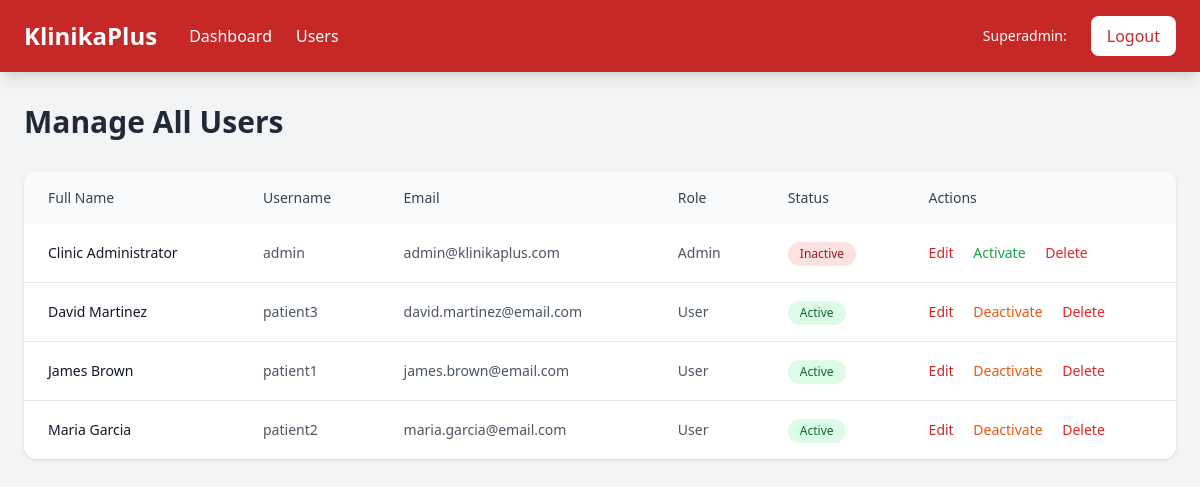
Page /superadmin/dashboard/allusers.php (signed in) on the committed database.
### tables this page shows
CREATE TABLE `users` (
  `id` int(11) NOT NULL,
  `username` varchar(50) NOT NULL,
  `password_hash` varchar(255) NOT NULL,
  `role_id` int(11) NOT NULL,
  `email` varchar(100) NOT NULL,
  `full_name` varchar(100) DEFAULT NULL,
  `status` tinyint(1) DEFAULT 1,
  `created_at` timestamp NOT NULL DEFAULT current_timestamp(),
  `updated_at` timestamp NOT NULL DEFAULT current_timestamp() ON UPDATE current_timestamp()
);

CREATE TABLE `roles` (
  `id` int(11) NOT NULL,
  `name` varchar(50) NOT NULL,
  `created_at` timestamp NOT NULL DEFAULT current_timestamp(),
  `updated_at` timestamp NOT NULL DEFAULT current_timestamp() ON UPDATE current_timestamp()
);

### superadmin/dashboard/allusers.php (the view, shortened to what this page needs)
<?php
require_once '../../includes/header_superadmin.php';
$stmt = $pdo->prepare("
    SELECT u.*, r.name AS role_name,
           CASE WHEN u.status = 1 THEN 'Active' ELSE 'Inactive' END AS status_text,
           CASE WHEN u.status = 1 THEN 'bg-green-100 text-green-800' ELSE 'bg-red-100 text-red-800' END AS status_class
    FROM users u
    LEFT JOIN roles r ON u.role_id = r.id
    WHERE r.id != 1
    ORDER BY u.full_name
");
$stmt->execute();
$users = $stmt->fetchAll(PDO::FETCH_ASSOC);
?>
<h2 class="text-3xl font-bold text-gray-800 mb-8">Manage All Users</h2>
<div class="bg-white rounded-xl shadow overflow-hidden">
    <div class="overflow-x-auto">
        <table class="w-full min-w-full">
            <thead class="bg-gray-50">
                <tr>
                    <th class="px-6 py-4 text-left text-sm font-medium text-gray-700">Full Name</th>
                    <th class="px-6 py-4 text-left text-sm font-medium text-gray-700">Username</th>
                    <th class="px-6 py-4 text-left text-sm font-medium text-gray-700">Email</th>
                    <th class="px-6 py-4 text-left text-sm font-medium text-gray-700">Role</th>
                    <th class="px-6 py-4 text-left text-sm font-medium text-gray-700">Status</th>
                    <th class="px-6 py-4 text-left text-sm font-medium text-gray-700">Actions</th>
                </tr>
            </thead>
            <tbody class="divide-y divide-gray-200">
                <?php if (count($users) === 0): ?>
                    <tr>
                        <td colspan="6" class="px-6 py-10 text-center text-gray-500">No users found.</td>
                    </tr>
                <?php else: ?>
                    <?php foreach ($users as $user): ?>
                    <tr class="hover:bg-gray-50 transition">
                        <td class="px-6 py-4 text-sm font-medium text-gray-900">
                            <?= htmlspecialchars($user['full_name'] ?? '—') ?>
                        </td>
                        <td class="px-6 py-4 text-sm text-gray-600"><?= htmlspecialchars($user['username']) ?></td>
                        <td class="px-6 py-4 text-sm text-gray-600"><?= htmlspecialchars($user['email']) ?></td>
                        <td class="px-6 py-4 text-sm text-gray-600"><?= htmlspecialchars($user['role_name']) ?></td>
                        <td class="px-6 py-4">
                            <span class="inline-flex px-3 py-1 rounded-full text-xs font-medium <?= $user['status_class'] ?>">
                                <?= $user['status_text'] ?>
                            </span>
                        </td>
                        <td class="px-6 py-4 text-sm space-x-4">
                            <a href="edit.php?id=<?= $user['id'] ?>" class="text-primary hover:underline">Edit</a>
                            <?php if ($user['status'] == 1): ?>
                                <a href="?action=toggle_status&id=<?= $user['id'] ?>"
                                   onclick="return confirm('Deactivate this user? They will not be able to log in.')"
                                   class="text-orange-600 hover:underline">Deactivate</a>
                            <?php else: ?>
                                <a href="?action=toggle_status&id=<?= $user['id'] ?>"
                                   onclick="return confirm('Activate this user? They will be able to log in again.')"
                                   class="text-green-600 hover:underline">Activate</a>
                            <?php endif; ?>
                            <?php if ($user['id'] !== $_SESSION['user_id']): ?>
                                <a href="?action=delete&id=<?= $user['id'] ?>"
                                   onclick="return confirm('Permanently delete this user? This cannot be undone.')"
                                   class="text-red-600 hover:underline">Delete</a>
                            <?php else: ?>
                                <span class="text-gray-400 text-xs">Can't delete self</span>
                            <?php endif; ?>
                        </td>
                    </tr>
                    <?php endforeach; ?>
                <?php endif; ?>
            </tbody>
        </table>
    </div>
</div>
</div>
<?php
require_once '../../includes/footer.php';

### rows in the picture
users: full_name "Clinic Administrator", username "admin", email "admin@klinikaplus.com", role.name "Admin", status_text "Inactive"
users: full_name "David Martinez", username "patient3", email "david.martinez@email.com", role.name "User", status_text "Active"
users: full_name "James Brown", username "patient1", email "james.brown@email.com", role.name "User", status_text "Active"
users: full_name "Maria Garcia", username "patient2", email "maria.garcia@email.com", role.name "User", status_text "Active"
